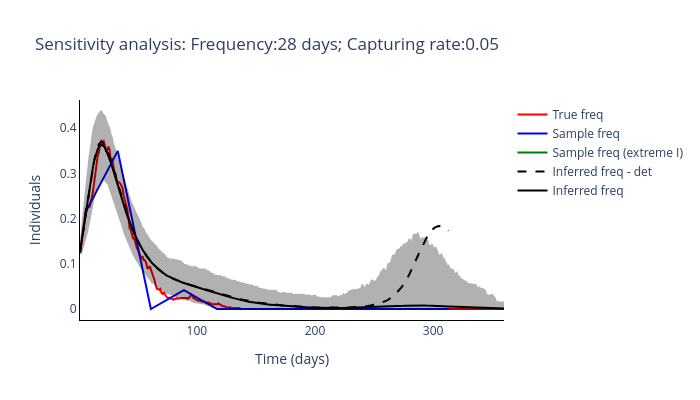
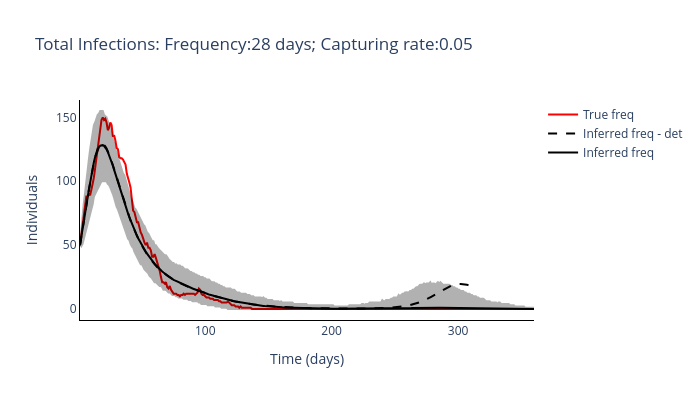

The notebook cell saved with these charts, in order:
### Code cell
routine_run(freq_samplying_range[1], capturing_rate_range[0])

### Figure 1 — Plotly figure (JSON) as saved in the notebook; plotly's stock layout.template omitted (floating-point values rounded to 4 significant figures; data arrays with more than 128 entries replaced by an {"elided": "..."} marker saying what was removed)
{"data": [{"line": {"color": "red"}, "mode": "lines", "name": "True freq", "type": "scatter", "x": {"elided": "360 int values"}, "y": {"elided": "360 float values"}}, {"line": {"color": "blue"}, "mode": "lines", "name": "Sample freq", "type": "scatter", "x": [5, 33, 61, 89, 117, 145, 173, 201, 229, 257, 285, 313], "y": [0.2105, 0.35, 0, 0.04167, 0, 0, 0, 0, 0, 0, 0, 0]}, {"line": {"color": "green"}, "mode": "lines", "name": "Sample freq (extreme I)", "type": "scatter", "x": [5, 33, 61, 89, 117, 145, 173, 201, 229, 257, 285, 313], "y": {"elided": "12x12 int values"}}, {"line": {"color": "black", "dash": "dash"}, "mode": "lines", "name": "Inferred freq - det", "type": "scatter", "x": {"elided": "360 int values"}, "y": {"elided": "313 float values"}}, {"line": {"color": "black"}, "mode": "lines", "name": "Inferred freq", "type": "scatter", "x": {"elided": "360 int values"}, "y": {"elided": "360 float values"}}, {"fill": "toself", "fillcolor": "black", "line": {"color": "black"}, "mode": "lines", "name": "Inferred freq", "opacity": 0.3, "showlegend": false, "type": "scatter", "x": {"elided": "720 int values"}, "y": {"elided": "720 float values"}}], "layout": {"height": 400, "plot_bgcolor": "white", "title": {"text": "Sensitivity analysis: Frequency:28 days; Capturing rate:0.05"}, "width": 700, "xaxis": {"linecolor": "black", "title": {"text": "Time (days)"}}, "yaxis": {"linecolor": "black", "title": {"text": "Individuals"}}}}

### Figure 2 — Plotly figure (JSON) as saved in the notebook; plotly's stock layout.template omitted (floating-point values rounded to 4 significant figures; data arrays with more than 128 entries replaced by an {"elided": "..."} marker saying what was removed)
{"data": [{"line": {"color": "red"}, "mode": "lines", "name": "True freq", "type": "scatter", "x": {"elided": "360 int values"}, "y": {"elided": "360 int values"}}, {"line": {"color": "black", "dash": "dash"}, "mode": "lines", "name": "Inferred freq - det", "type": "scatter", "x": {"elided": "360 int values"}, "y": {"elided": "313 float values"}}, {"line": {"color": "black"}, "mode": "lines", "name": "Inferred freq", "type": "scatter", "x": {"elided": "360 int values"}, "y": {"elided": "360 float values"}}, {"fill": "toself", "fillcolor": "black", "line": {"color": "black"}, "mode": "lines", "name": "Inferred freq", "opacity": 0.3, "showlegend": false, "type": "scatter", "x": {"elided": "720 int values"}, "y": {"elided": "720 float values"}}], "layout": {"height": 400, "plot_bgcolor": "white", "title": {"text": "Total Infections: Frequency:28 days; Capturing rate:0.05"}, "width": 700, "xaxis": {"linecolor": "black", "title": {"text": "Time (days)"}}, "yaxis": {"linecolor": "black", "title": {"text": "Individuals"}}}}
